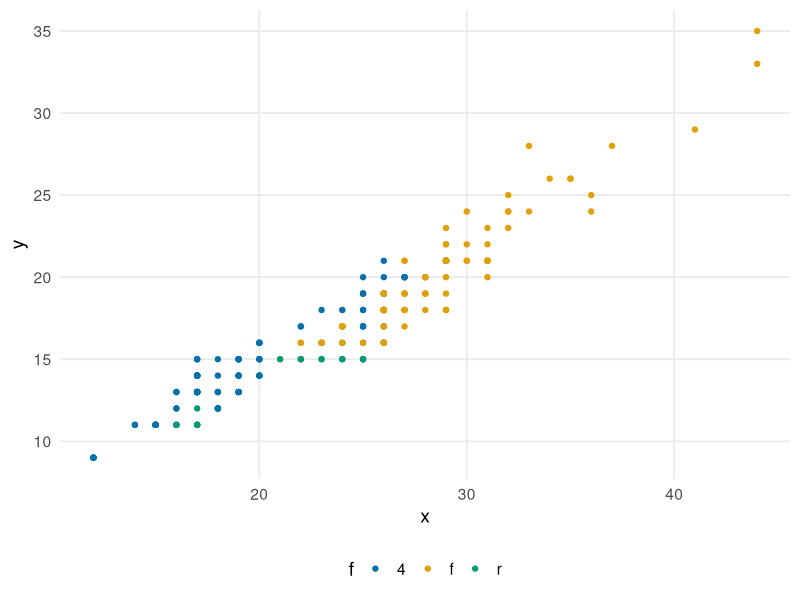
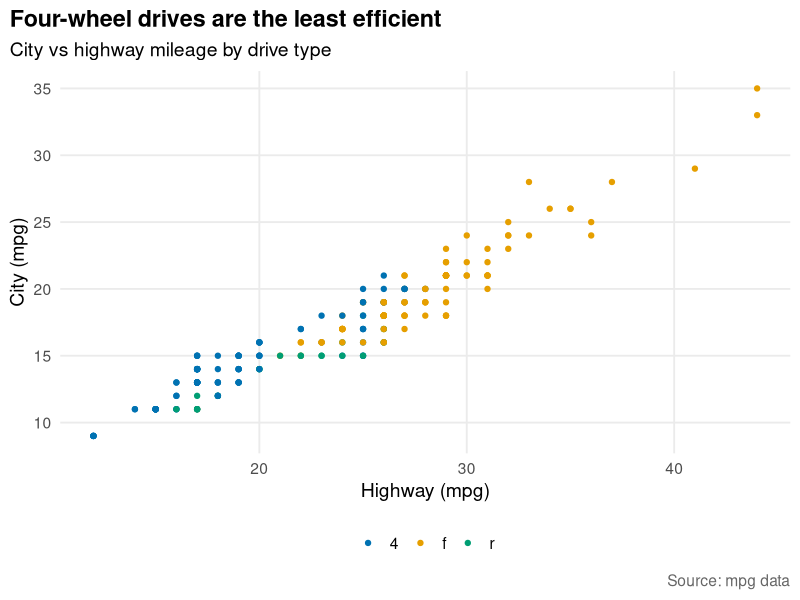
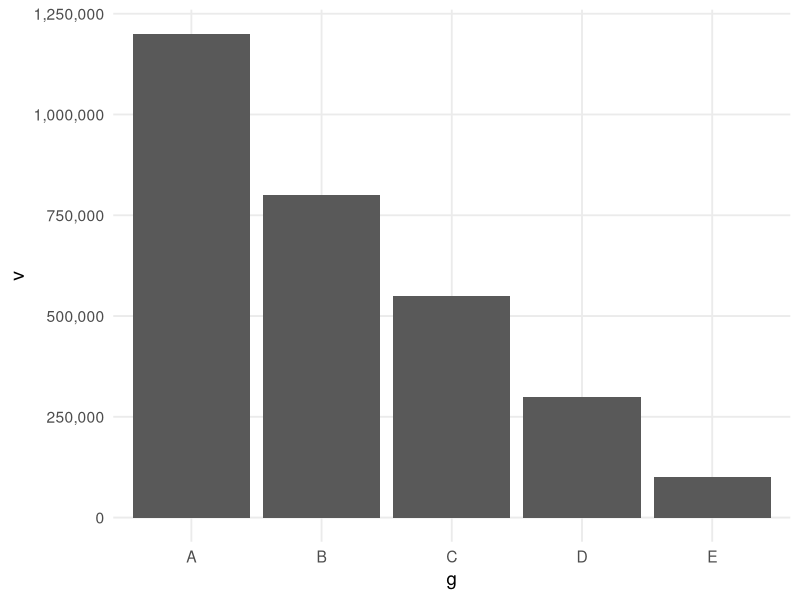
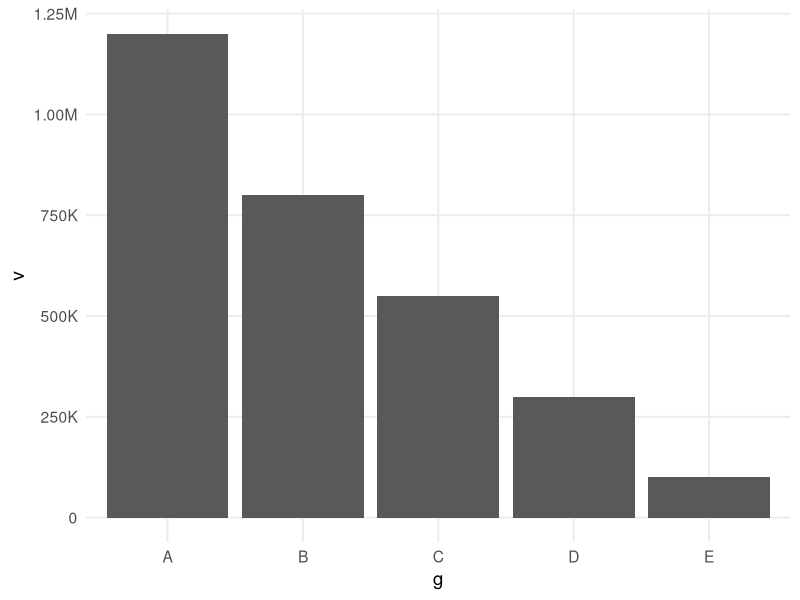
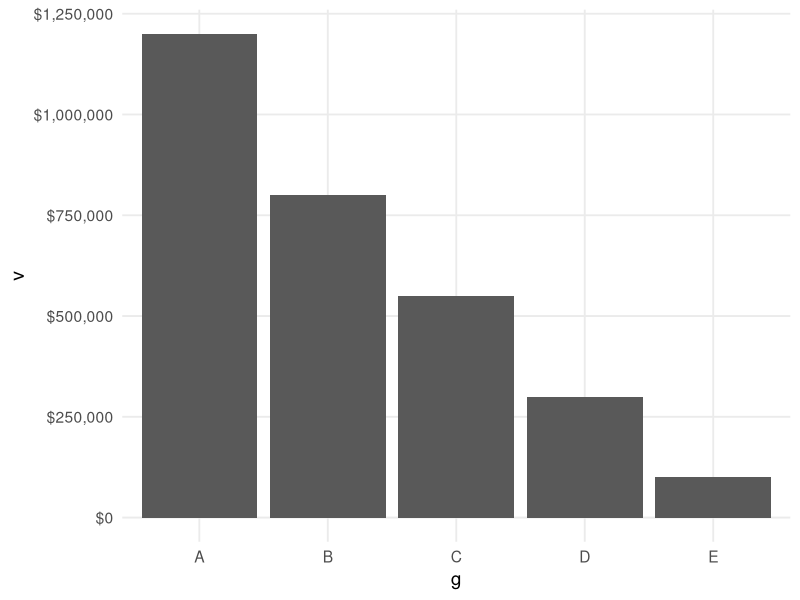
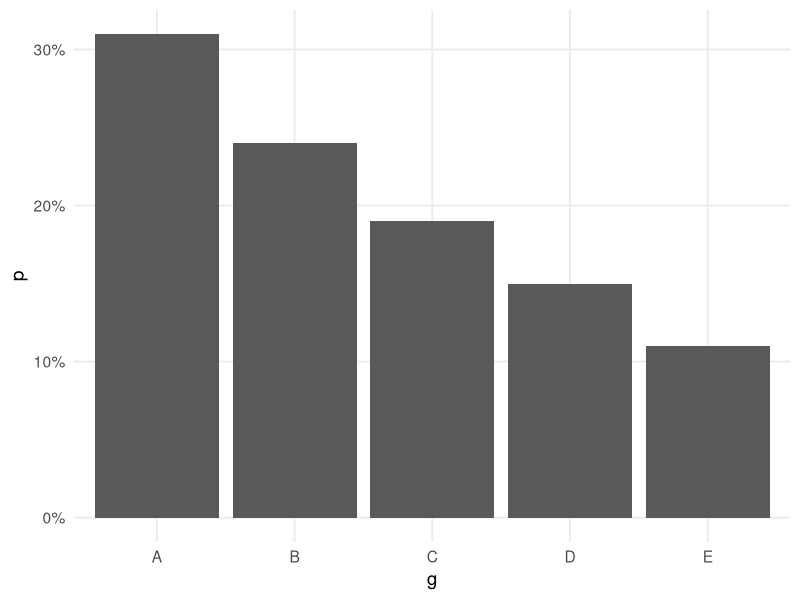
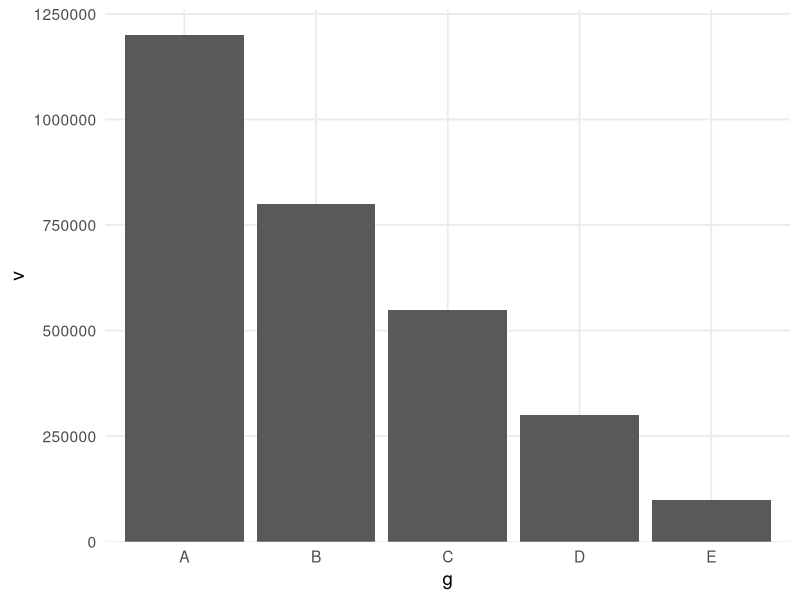
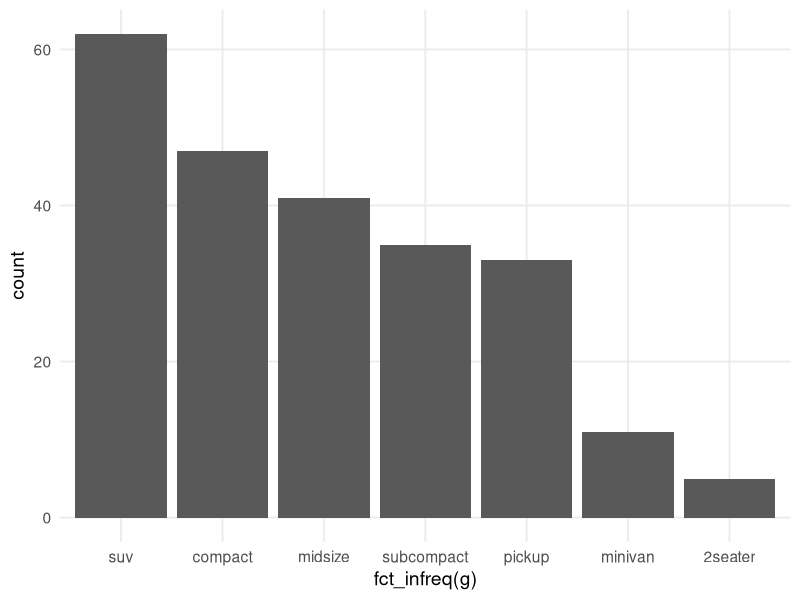

These figures' R source, in order:
# 06_polish_and_export.R - make figures presentation-ready: theme, colour, labels, annotation, layout, export.
library(tidyverse); library(scales); library(patchwork)

df <- mpg |> mutate(x = hwy, y = cty, g = class, f = drv)

# ---- ONE TEAM THEME: define once, add to every plot ----
theme_sprint <- function(base_size = 14) {
  theme_minimal(base_size = base_size) +
    theme(plot.title = element_text(face = "bold"),
          plot.title.position = "plot",              # title aligned to the left edge, not the panel
          plot.caption = element_text(colour = "grey40"),
          panel.grid.minor = element_blank(),
          legend.position = "bottom")
}
theme_set(theme_sprint())

# ---- SAME COLOUR FOR THE SAME GROUP IN EVERY FIGURE ----
cols <- c(`4` = "#0072B2", f = "#E69F00", r = "#009E73")            # name -> colour
ggplot(df, aes(x, y, colour = f)) + geom_point() + scale_colour_manual(values = cols)
# Colour-blind safe: viridis (scale_*_viridis_d/c), brewer "Set2" / "Dark2", Okabe-Ito vector above.
# Avoid rainbow palettes and red-green pairs.

# ---- TITLE THAT STATES THE FINDING ----
ggplot(df, aes(x, y, colour = f)) + geom_point() + scale_colour_manual(values = cols) +
  labs(title = "Four-wheel drives are the least efficient",
       subtitle = "City vs highway mileage by drive type",
       x = "Highway (mpg)", y = "City (mpg)", colour = NULL, caption = "Source: mpg data")

# ---- FORMAT NUMBERS ON AXES ----
big <- tibble(g = LETTERS[1:5], v = c(1.2e6, 8e5, 5.5e5, 3e5, 1e5), p = c(.31, .24, .19, .15, .11))
ggplot(big, aes(g, v)) + geom_col() + scale_y_continuous(labels = label_comma())
ggplot(big, aes(g, v)) + geom_col() + scale_y_continuous(labels = label_number(scale_cut = cut_short_scale()))  # 1M, 500K
ggplot(big, aes(g, v)) + geom_col() + scale_y_continuous(labels = label_dollar())
ggplot(big, aes(g, p)) + geom_col() + scale_y_continuous(labels = label_percent(accuracy = 1))
ggplot(big, aes(g, v)) + geom_col() + scale_y_continuous(expand = expansion(mult = c(0, .05)))  # bars start at the axis

# ---- ORDER AND GROUP CATEGORIES ----
ggplot(df, aes(fct_infreq(g))) + geom_bar()                            # by frequency
ggplot(df, aes(fct_rev(fct_infreq(g)))) + geom_bar() + coord_flip()    # biggest on top when flipped
ggplot(df, aes(fct_lump_n(g, 4))) + geom_bar()                         # keep top 4, rest = "Other"
ggplot(df, aes(fct_reorder(g, x, median), x)) + geom_boxplot()         # order by another variable

# ---- ANNOTATE ----
ggplot(df, aes(x, y)) + geom_point(colour = "grey60") +
  annotate("text", x = 40, y = 20, label = "Efficient cars", fontface = "italic") +
  annotate("segment", x = 38, xend = 42, y = 22, yend = 28, arrow = arrow(length = unit(.2, "cm"))) +
  annotate("rect", xmin = 35, xmax = 45, ymin = 25, ymax = 37, alpha = .15, fill = "steelblue") +
  geom_hline(yintercept = mean(df$y), linetype = 2)

# ---- HIGHLIGHT ONE GROUP, GREY THE REST ----
df |> mutate(hl = f == "r") |>
  ggplot(aes(x, y, colour = hl)) + geom_point() +
  scale_colour_manual(values = c(`FALSE` = "grey75", `TRUE` = "red"), guide = "none")

# ---- DIRECT LABELS INSTEAD OF A LEGEND ----
ends <- df |> group_by(f) |> slice_max(x, n = 1, with_ties = FALSE)
ggplot(df, aes(x, y, colour = f)) + geom_point() +
  geom_text(data = ends, aes(label = f), hjust = -.3, show.legend = FALSE) + theme(legend.position = "none")

# ---- LEGENDS AND AXES ----
p <- ggplot(df, aes(x, y, colour = g)) + geom_point()
p + theme(legend.position = "right")
p + theme(legend.position = "none")
p + guides(colour = guide_legend(nrow = 2, override.aes = list(size = 3)))
p + theme(axis.text.x = element_text(angle = 45, hjust = 1))
p + scale_x_continuous(position = "top")
p + theme(axis.title = element_blank())

# ---- FACET LABELS ----
ggplot(df, aes(x, y)) + geom_point() + facet_wrap(~ f, labeller = as_labeller(c(`4` = "4WD", f = "Front", r = "Rear")))
ggplot(df, aes(x, y)) + geom_point() + facet_wrap(~ g, nrow = 2) + theme(strip.text = element_text(face = "bold"))

# ---- LAYOUT FOR A SLIDE OR REPORT PAGE ----
p1 <- ggplot(df, aes(x)) + geom_histogram(bins = 25)
p2 <- ggplot(df, aes(x, y)) + geom_point()
p3 <- ggplot(df, aes(g, x)) + geom_boxplot()
(p1 + p2) / p3 + plot_layout(heights = c(1, 1.2)) + plot_annotation(title = "Summary", tag_levels = "A")
p1 + p2 + plot_layout(widths = c(1, 2))
p1 + inset_element(p2, left = .55, bottom = .5, right = 1, top = 1)    # small plot inside a big one

# ---- EXPORT ----
dir.create("out", showWarnings = FALSE)
ggsave("out/fig_report.png", p, width = 6.5, height = 4, dpi = 300)            # Word / PDF report
ggsave("out/fig_slide.png",  p, width = 13.33, height = 7.5, dpi = 200)        # full slide
ggsave("out/fig_half.png",   p, width = 6.5, height = 5, dpi = 200)            # half slide
ggsave("out/fig_vector.pdf", p, width = 8, height = 5)                         # scales without blur
# In Quarto / R Markdown chunks:  #| fig-width: 8   #| fig-height: 5   #| fig-cap: "..."

# ---- CHECKLIST BEFORE YOU SHOW IT ----
# [ ] title says the finding   [ ] axes labelled with units   [ ] bars start at zero
# [ ] readable at the back of the room (base_size >= 14)   [ ] colour-blind safe
# [ ] no pie or dual axis unless there is no better option [ ] source in the caption
